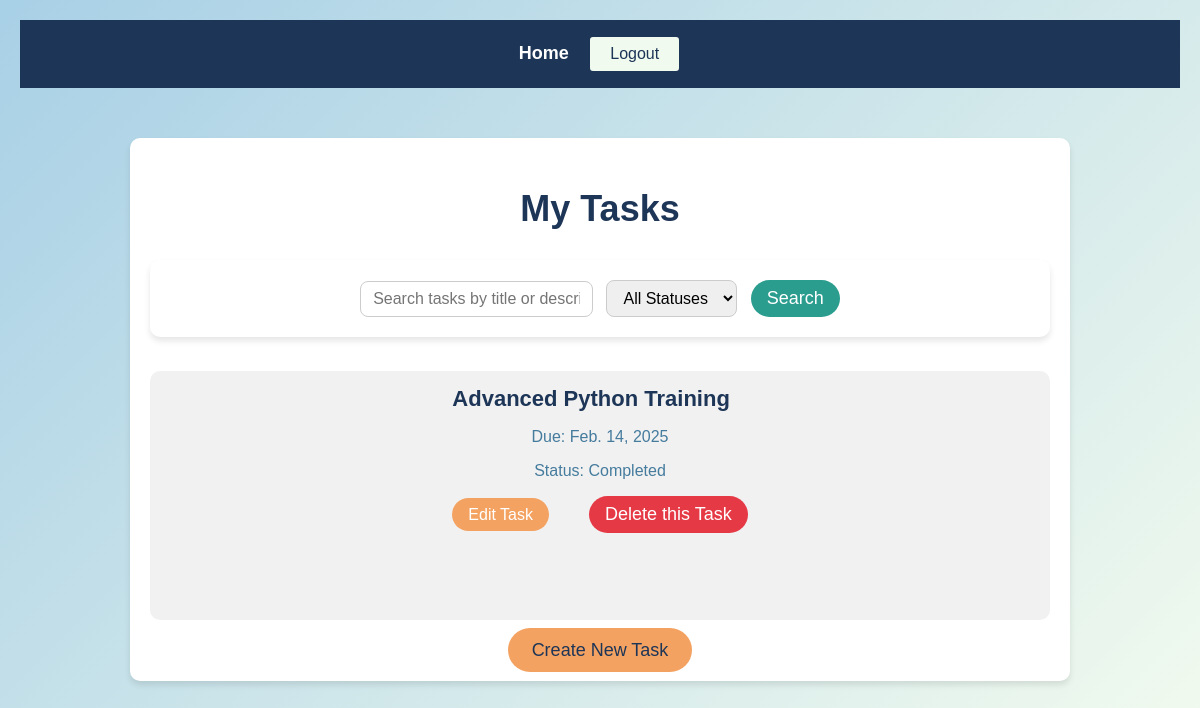
Page /tasks/ (signed in) on the committed database.
### tasks/models.py (models this page shows, shortened)
class Task(models.Model):
    STATUS_CHOICES = [
        ('pending', 'Pending'),
        ('in_progress', 'In Progress'),
        ('completed', 'Completed'),
    ]
    title = models.CharField(max_length=255)  # Task title
    description = models.TextField()  # Task description
    due_date = models.DateField()  # Task due date
    status = models.CharField(max_length=20, choices=STATUS_CHOICES, default='pending')  # Task status
    user = models.ForeignKey(User, on_delete=models.CASCADE)  # Associate task with a user

### tasks/views.py (the view)
# urls.py: path('', views.task_list, name='task_list'),  # List all tasks
@login_required
def task_list(request):
    query = request.GET.get('q', '')  # Get search query for title
    status_filter = request.GET.get('status', '')  # Get status filter
    tasks = Task.objects.filter(user=request.user)  # Show only the logged-in user's tasks
    if query:
        tasks = tasks.filter(
            Q(title__icontains=query) |  # Filter by title (case insensitive)
            Q(description__icontains=query)  # Filter by description (case insensitive)
        )
    if status_filter:
        tasks = tasks.filter(status=status_filter)
    return render(request, 'tasks/task_list.html', {'tasks': tasks, 'query': query, 'status_filter': status_filter})

### tasks/templates/tasks/task_list.html (shortened to what this page needs)
{% extends 'base.html' %}
{% block content %}
<h2 style="font-size: 36px; color: #1D3557; animation: fadeIn 1.5s ease-in-out;">My Tasks</h2>
<form method="GET" action="{% url 'task_list' %}" style="background: white; padding: 20px; border-radius: 10px; box-shadow: 0 4px 6px rgba(0, 0, 0, 0.1); animation: fadeIn 1.5s ease-in-out;">
    <input type="text" name="q" value="{{ query }}" placeholder="Search tasks by title or description" style="padding: 8px 12px; font-size: 16px; border-radius: 8px; border: 1px solid #ccc;" /> &nbsp
    <select name="status" style="padding: 8px 12px; font-size: 16px; border-radius: 8px; border: 1px solid #ccc;">
        <option value="">All Statuses</option>
    </select> &nbsp
    <button type="submit" style="background: #2a9d8f; color: white; padding: 8px 16px; border-radius: 25px; border: none; font-size: 18px; transition: 0.3s;">Search</button>
</form>
<br>
<ul style="list-style-type: none; padding: 0; animation: fadeIn 1.5s ease-in-out;">
    {% for task in tasks %}
        <li style="margin-bottom: 20px; padding: 15px; background: #f1f1f1; border-radius: 10px;">
            <strong style="font-size: 22px; color: #1D3557;"><a href="{% url 'task_detail' task.id %}" style="text-decoration: none; color: inherit;">{{ task.title }}</a></strong> &nbsp &nbsp
            <p style="font-size: 16px; color: #457B9D;">Due: {{ task.due_date }}</p>
            <p style="font-size: 16px; color: #457B9D;">Status: {{ task.status }}</p>
            {% if task.user == request.user %}
                <a href="{% url 'task_edit' task.id %}" style="background: #f4a261; color: white; padding: 8px 16px; border-radius: 25px; text-decoration: none;">Edit Task</a> &nbsp &nbsp &nbsp &nbsp
                <form action="{% url 'task_delete' task.id %}" method="post" style="display:inline;">
                    <button type="submit" style="background: #e63946; color: white; padding: 8px 16px; border-radius: 25px; border: none; font-size: 18px; transition: 0.3s;">Delete this Task</button>
                </form>
                <br><br><br><br><br>
            {% endif %}
        </li>
    {% endfor %}
</ul>
<a href="{% url 'task_create' %}" style="font-size: 18px; color: #1D3557; text-decoration: none; background: #f4a261; padding: 12px 24px; border-radius: 25px; transition: 0.3s; animation: fadeIn 1.5s ease-in-out;">Create New Task</a>
{% endblock %}

### tasks/templates/base.html (style rules this page uses)
body { font-family: Arial, sans-serif; margin: 20px; padding: 0; background: linear-gradient(135deg, #A8D0E6, #F1FAEE); color: #1D3557; text-align: center; }

### rows in the picture
Task: title "Advanced Python Training", due_date "Feb. 14, 2025", status "Completed", shows "Edit Task"
